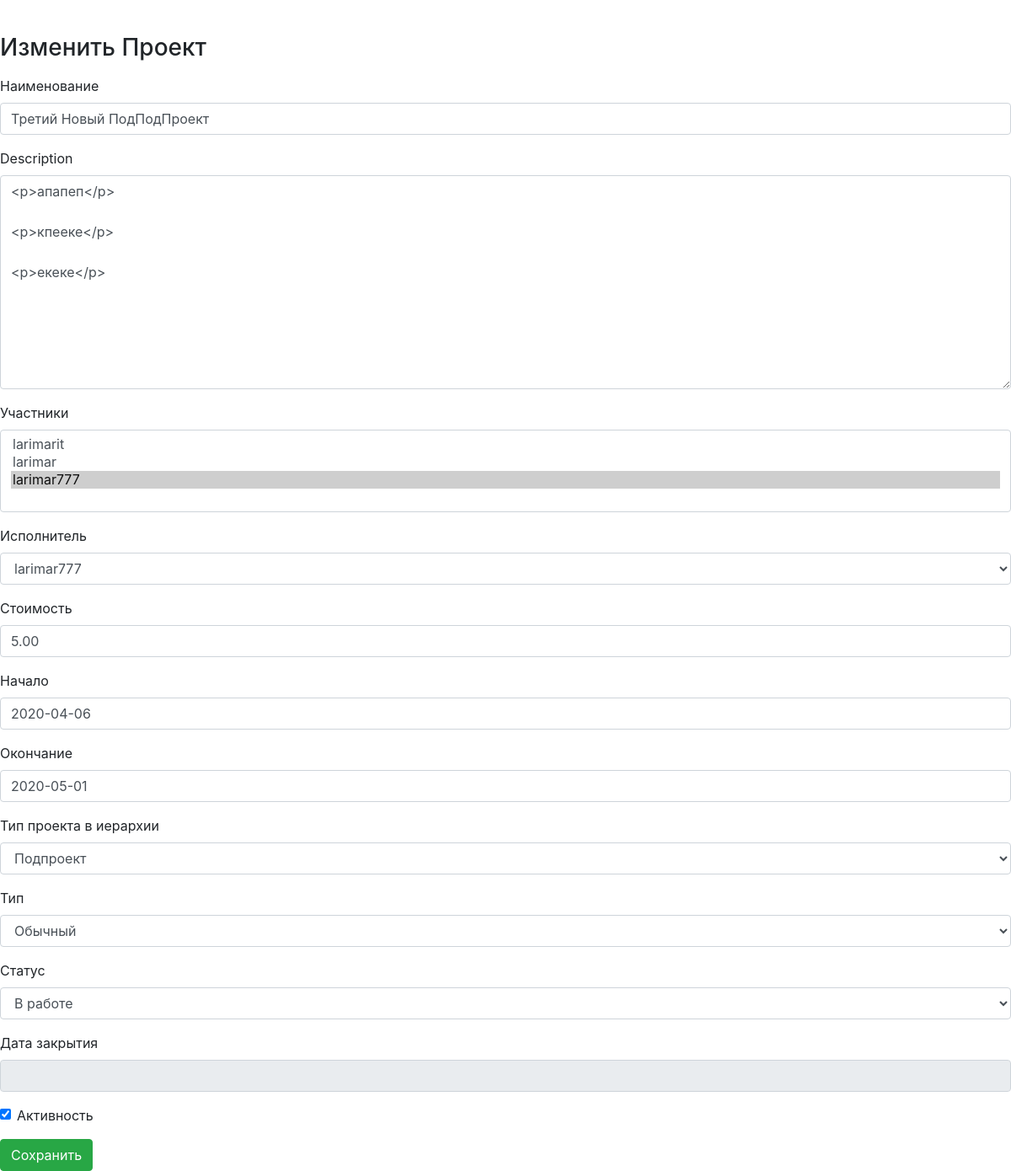
The app's page /projects/projects_list/project_update/18, older data.
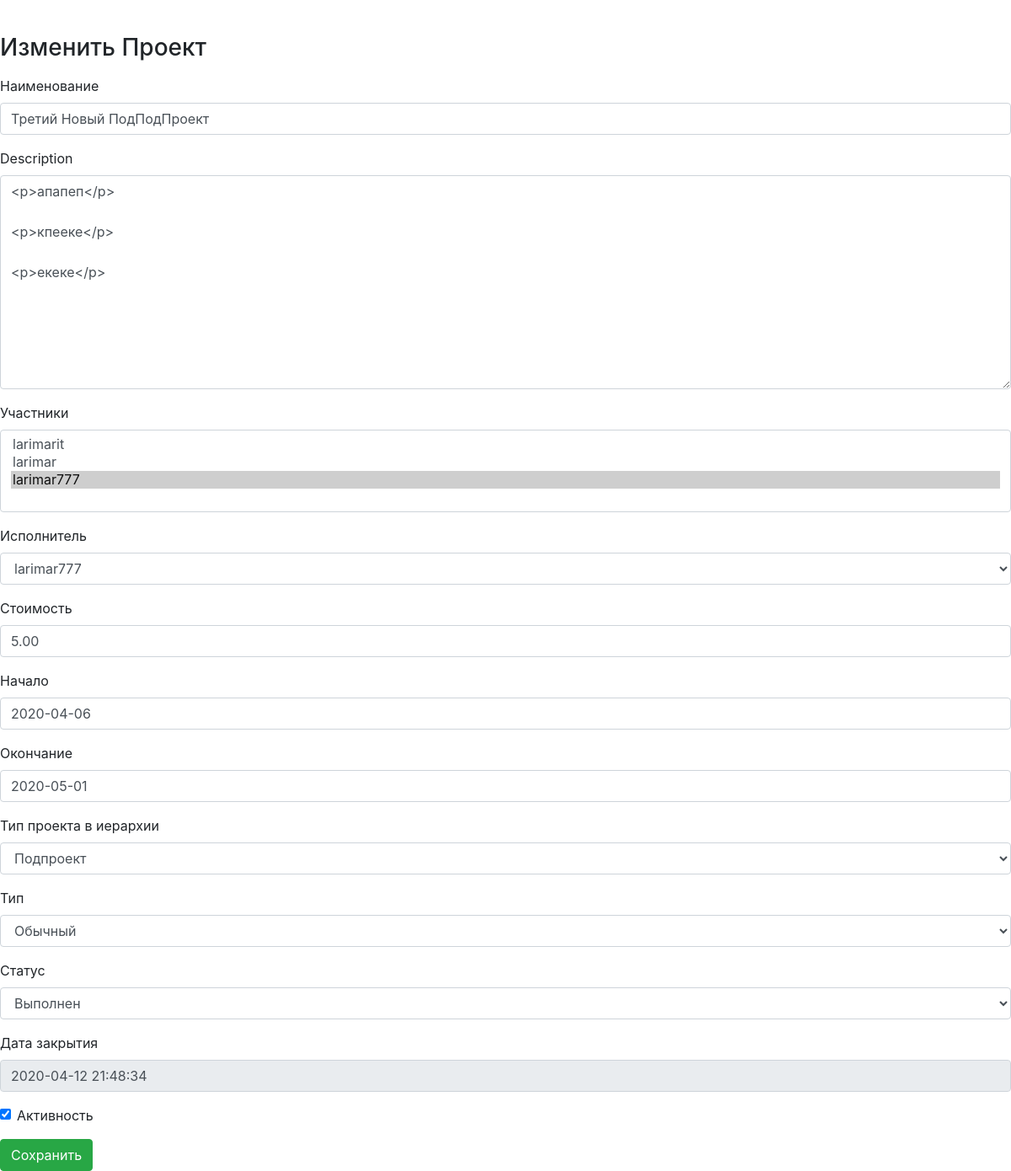
The same page, newer data.
### projects/models.py (models this page shows, shortened)
class Project(MPTTModel):
    name = models.CharField("Наименование", max_length=64)
    description = RichTextUploadingField("Описание")
    datebegin = models.DateField("Начало")
    dateend = models.DateField("Окончание")
    company = models.ForeignKey('companies.Company', on_delete=models.CASCADE, related_name='resultcompany', verbose_name="Компания")
    parent = TreeForeignKey('self', null=True, blank=True, limit_choices_to={'is_active':True}, on_delete=models.CASCADE, related_name='project_children', verbose_name="Проект верхнего уровня")
    assigner = models.ForeignKey('auth.User', on_delete=models.CASCADE, related_name='project_assigner', verbose_name="Исполнитель")
    cost = models.DecimalField("Стоимость", max_digits=12, decimal_places=2)
    structure_type = models.ForeignKey('Dict_ProjectStructureType', limit_choices_to={'is_active':True}, on_delete=models.CASCADE, related_name='project_structure_type', verbose_name="Тип проекта в иерархии")
    type = models.ForeignKey('Dict_ProjectType', limit_choices_to={'is_active':True}, on_delete=models.CASCADE, related_name='project_type', verbose_name="Тип")
    status = models.ForeignKey('Dict_ProjectStatus', limit_choices_to={'is_active':True}, on_delete=models.CASCADE, related_name='project_status', verbose_name="Статус")
    datecreate = models.DateTimeField("Создан", auto_now_add=True)
    dateclose = models.DateTimeField("Дата закрытия", auto_now_add=False, blank=True, null=True)
    author = models.ForeignKey('auth.User', on_delete=models.CASCADE, related_name='project_author', verbose_name="Автор")
    members = models.ManyToManyField('auth.User', related_name='project_members', verbose_name="Участники")
    is_active = models.BooleanField("Активность", default=True)
    class MPTTMeta:
        order_insertion_by = ['name']
    class Meta:
        verbose_name = 'Проект'
        verbose_name_plural = 'Проекты'

class Dict_ProjectStructureType(models.Model):
    name = models.CharField("Наименование", max_length=64)
    sort = models.PositiveSmallIntegerField(default=1, blank=True, null=True)
    name_lang = models.CharField("Перевод", max_length=64, blank=True, null=True)
    is_active = models.BooleanField("Активность", default=True)
    class Meta:
        ordering = ('sort',)
        verbose_name = 'Тип проектов в иерархии'
        verbose_name_plural = 'Типы проектов в иерархии'
    def __str__(self):
        return (self.name)

class Dict_ProjectType(models.Model):
    name = models.CharField("Наименование", max_length=64)
    sort = models.PositiveSmallIntegerField(default=1, blank=True, null=True)
    name_lang = models.CharField("Перевод", max_length=64, blank=True, null=True)
    is_active = models.BooleanField("Активность", default=True)
    class Meta:
        ordering = ('sort',)
        verbose_name = 'Тип проекта'
        verbose_name_plural = 'Типы проектов'
    def __str__(self):
        return (self.name)

class Dict_ProjectStatus(models.Model):
    name = models.CharField("Наименование", max_length=64)
    sort = models.PositiveSmallIntegerField(default=1, blank=True, null=True)
    name_lang = models.CharField("Перевод", max_length=64, blank=True, null=True)
    is_close = models.BooleanField("Закрывает проект", default=False)
    is_active = models.BooleanField("Активность", default=True)
    class Meta:
        ordering = ('sort',)
        verbose_name = 'Статус проекта'
        verbose_name_plural = 'Статусы проектов'
    def __str__(self):
        return (self.name)

### projects/views.py (the view)
# urls.py: path('projects_list/project_update/<int:pk>', views.ProjectUpdate.as_view(), name = 'project_update'),
class ProjectUpdate(UpdateView):
    model = Project
    form_class = ProjectForm
    template_name = 'object_form.html'
    def get_context_data(self, **kwargs):
       context = super(ProjectUpdate, self).get_context_data(**kwargs)
       context['header'] = 'Изменить Проект'
       return context
    def get_form_kwargs(self):
       kwargs = super(ProjectUpdate, self).get_form_kwargs()
       kwargs.update({'user': self.request.user, 'action': 'update'})
       return kwargs

### templates/object_form.html (shortened to what this page needs)
{% extends 'base.html' %}
{% load bootstrap4 %}
{% block project %}
    <h3>{{ header }}</h3>
    <form class="mt-3" action="" method="post">{% csrf_token %}
        {% bootstrap_form form layout="horizontal" %}
        {% buttons %}
           <button class="btn btn-success" name="submit">Сохранить</button>
        {% endbuttons %}
    </form>
{% endblock %}

Row changes from the older to the newer data that the page shows:
changed Project "<p>апапеп</p> <p>кпееке</p> <p>екеке</p>": status "В работе" → "Выполнен"; dateclose (not shown) → "2020-04-12 21:48:34"
